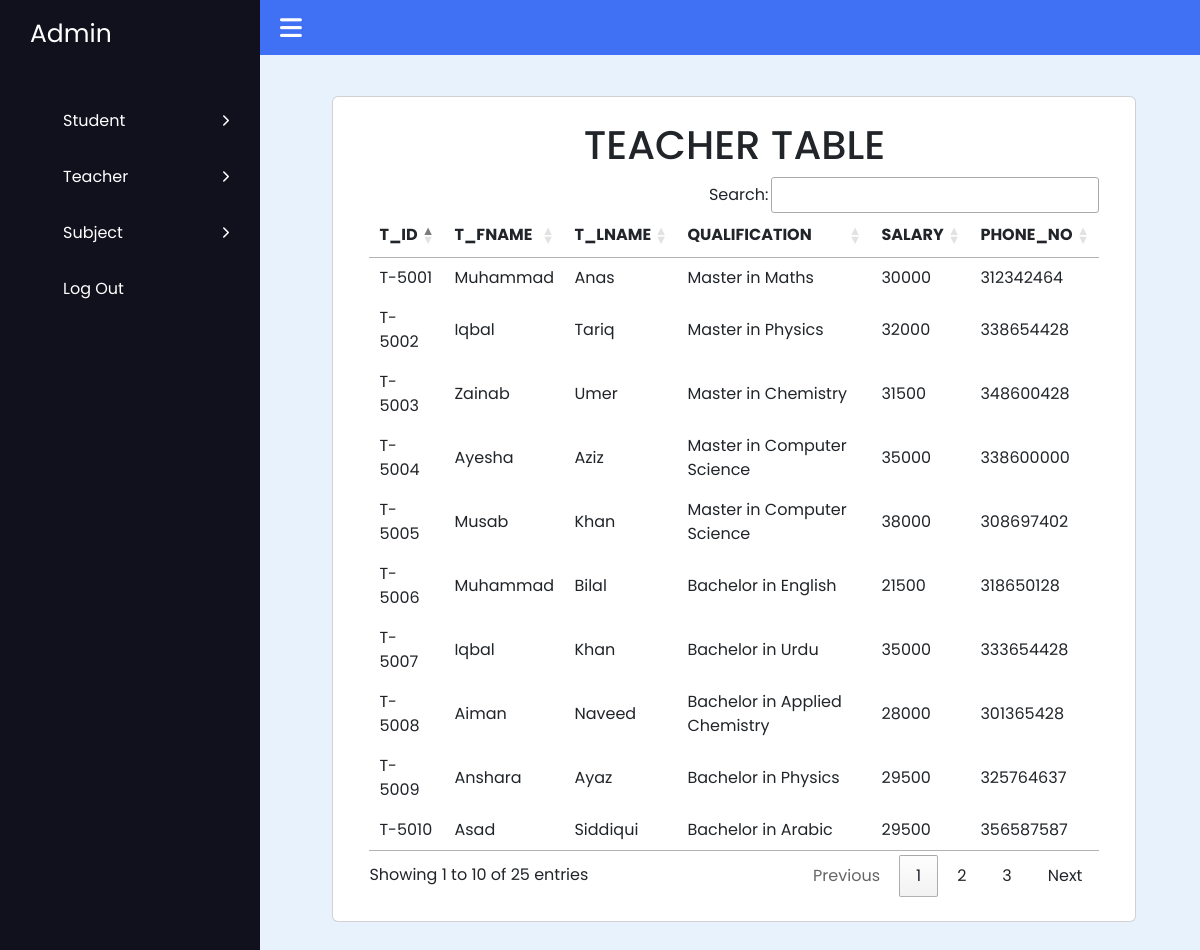
Page /admindashboard/view_teacher.php on the committed database.
### tables this page shows
CREATE TABLE `teacher` (
  `T_ID` varchar(6) NOT NULL,
  `T_FNAME` varchar(50) NOT NULL,
  `T_LNAME` varchar(50) NOT NULL,
  `QUALIFICATION` varchar(50) NOT NULL,
  `SALARY` int(6) DEFAULT NULL,
  `PHONE_NO` int(11) DEFAULT NULL
);

### admindashboard/view_teacher.php (the view, shortened to what this page needs)
<!DOCTYPE html>
<?php
include_once "../includes/db.inc.php";
include('header.php');
?>
<html lang="en">
<head>
  <link rel="stylesheet" href="http://cdn.datatables.net/1.10.13/css/jquery.dataTables.min.css">
  <link rel="stylesheet" href="https://cdn.datatables.net/1.11.3/css/jquery.dataTables.min.css">
  <link rel="stylesheet" href="https://cdnjs.cloudflare.com/ajax/libs/font-awesome/6.2.1/css/all.min.css" />
  <link rel="stylesheet" href="view_style.css">
</head>
<body>
  <nav class="sidebar">
    <a href="#" class="logo">Admin</a>
    <div class="menu-content">
      <ul class="menu-items">
        <li class="item">
          <div class="submenu-item">
            <span>Student</span>
            <i class="fa-solid fa-chevron-right"></i>
          </div>
        </li>
        <li class="item">
          <div class="submenu-item">
            <span>Teacher</span>
            <i class="fa-solid fa-chevron-right"></i>
          </div>
        </li>
        <li class="item">
          <div class="submenu-item">
            <span>Subject</span>
            <i class="fa-solid fa-chevron-right"></i>
          </div>
        </li>
        <li class="item">
          <a href="../secure_login_system/logout.php">Log Out</a>
        </li>
      </ul>
    </div>
  </nav>
  <nav class="navbar" style="z-index: 10;">
    <i class="fa-solid fa-bars" id="sidebar-close"></i>
  </nav>
  <main class="main">
      <?php
      function dataTable($sql1, $sql2, $conn, $tableName)
      {
        $fieldResult = mysqli_query($conn, $sql1);
        echo "<tr class='table-fields'> ";
        while ($row1 = mysqli_fetch_array($fieldResult)) {
          $field = $row1['Field'];
          echo "<th>$field</th> ";
        }
        echo " </tr>";
        echo " </thead>";
        echo " <tbody>";
        $loadTableResult = mysqli_query($conn, $sql2);
        $row2 = mysqli_fetch_all($loadTableResult);
        for ($i = 0; $i < count($row2); $i++) {
          echo "<tr> ";
          foreach ($row2[$i] as $loopData) {
            echo "<td>$loopData</td> ";
          }
          echo " </tr>";
        }
      }
      ?>
      <div class="mt-5 py-5">
        <div class="card p-4">
          <h1 class="col-md-12 text-center text-dark">TEACHER TABLE</h1>
          <div class="container col-12">
            <table id="dataTables" class="data-table">
              <thead>
                <?php
                $tableName = 'teacher';
                $sql1 = "SHOW COLUMNS FROM $tableName WHERE Field != 't_pwd'";
                $sql2 = "SELECT T_ID,T_FNAME,T_LNAME,QUALIFICATION,SALARY,PHONE_NO FROM $tableName";
                dataTable($sql1, $sql2, $conn, $tableName);
                ?>
                </tbody>
            </table>
          </div>
        </div>
      </div>
  </main>
</body>
</html>

### admindashboard/view_style.css (style rules this page uses)
body { margin: 0; padding: 0; box-sizing: border-box; font-family: 'Poppins', sans-serif; }
.sidebar { position: fixed; height: 100%; width: 260px; background: #11101d; padding: 15px; }
.logo { font-size: 25px; padding: 0 15px; }
.sidebar a { color: #fff; text-decoration: none; }
.menu-content { position: relative; height: 100%; width: 100%; margin-top: 40px; overflow-y: scroll; }
.menu-items { height: 100%; width: 100%; list-style: none; transition: all 0.4s ease; }
.item a, .submenu-item { padding: 16px; display: inline-block; width: 100%; border-radius: 12px; }
.item i { font-size: 12px; }
.submenu-item { display: flex; justify-content: space-between; align-items: center; color: #fff; cursor: pointer; }
.navbar, .main { left: 260px; width: calc(100% - 260px); transition: all 0.5s ease; }
.navbar { position: fixed; color: #fff; padding: 15px 20px; font-size: 25px; background: #4070f4; cursor: pointer; }
.navbar #sidebar-close { cursor: pointer; }
.main { position: relative; display: flex; justify-content: center; min-height: 100vh; background: #e7f2fd; }
.main h1 { color: #11101d; font-size: 40px; text-align: center; }
.data-table { width: 100% !important; }

### rows in the picture
teacher: T_ID "T-5001", T_FNAME "Muhammad", T_LNAME "Anas", QUALIFICATION "Master in Maths", SALARY "30000", PHONE_NO "312342464"
teacher: T_ID "T-5002", T_FNAME "Iqbal", T_LNAME "Tariq", QUALIFICATION "Master in Physics", SALARY "32000", PHONE_NO "338654428"
teacher: T_ID "T-5003", T_FNAME "Zainab", T_LNAME "Umer", QUALIFICATION "Master in Chemistry", SALARY "31500", PHONE_NO "348600428"
teacher: T_ID "T-5004", T_FNAME "Ayesha", T_LNAME "Aziz", QUALIFICATION "Master in Computer Science", SALARY "35000", PHONE_NO "338600000"
teacher: T_ID "T-5005", T_FNAME "Musab", T_LNAME "Khan", QUALIFICATION "Master in Computer Science", SALARY "38000", PHONE_NO "308697402"
teacher: T_ID "T-5006", T_FNAME "Muhammad", T_LNAME "Bilal", QUALIFICATION "Bachelor in English", SALARY "21500", PHONE_NO "318650128"
teacher: T_ID "T-5007", T_FNAME "Iqbal", T_LNAME "Khan", QUALIFICATION "Bachelor in Urdu", SALARY "35000", PHONE_NO "333654428"
teacher: T_ID "T-5008", T_FNAME "Aiman", T_LNAME "Naveed", QUALIFICATION "Bachelor in Applied Chemistry", SALARY "28000", PHONE_NO "301365428"
teacher: T_ID "T-5009", T_FNAME "Anshara", T_LNAME "Ayaz", QUALIFICATION "Bachelor in Physics", SALARY "29500", PHONE_NO "325764637"
teacher: T_ID "T-5010", T_FNAME "Asad", T_LNAME "Siddiqui", QUALIFICATION "Bachelor in Arabic", SALARY "29500", PHONE_NO "356587587"

### other values in the picture
$field "T_ID"
$field "T_FNAME"
$field "T_LNAME"
$field "QUALIFICATION"
$field "SALARY"
$field "PHONE_NO"
